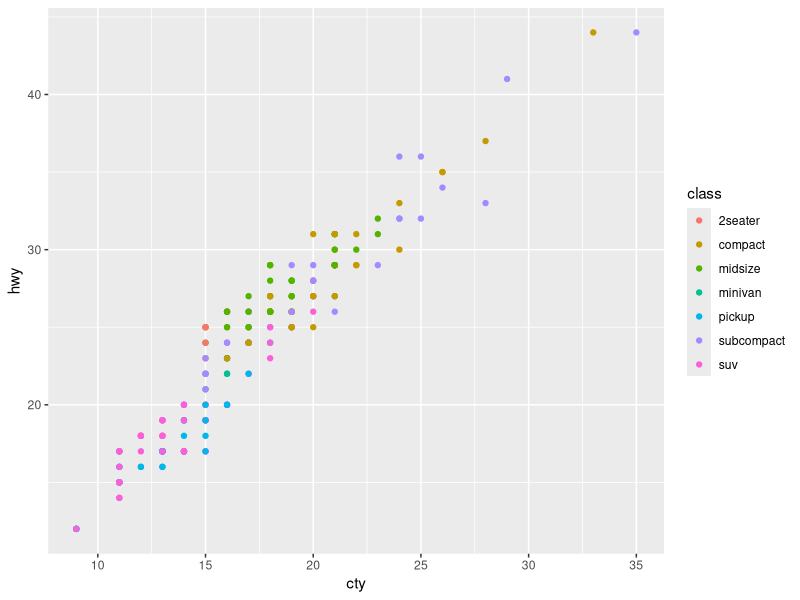
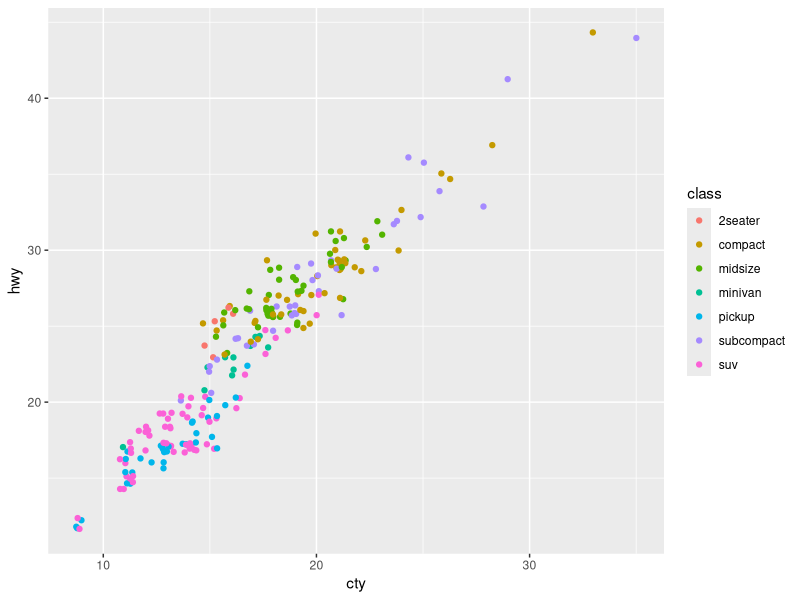
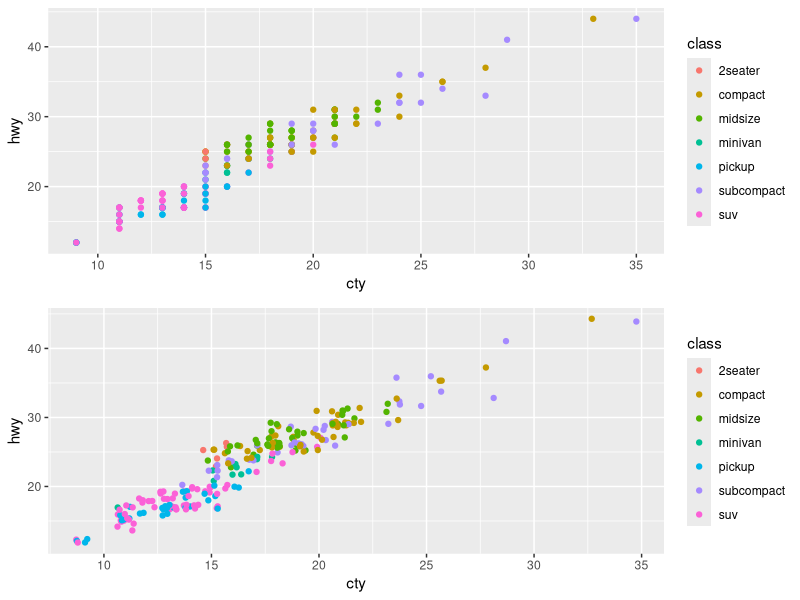
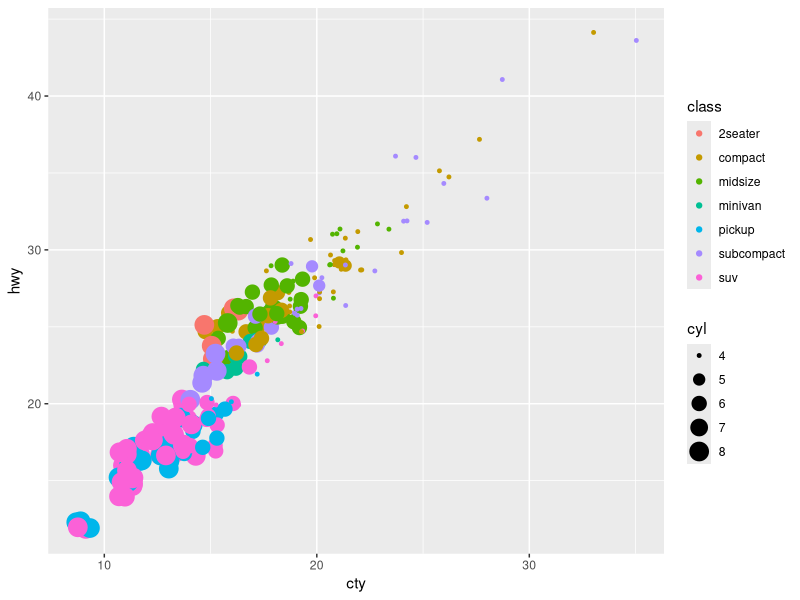
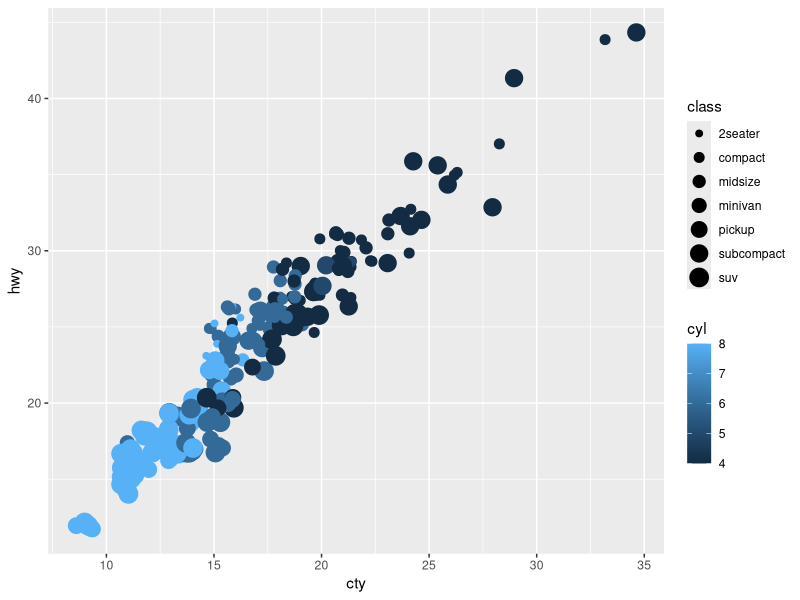
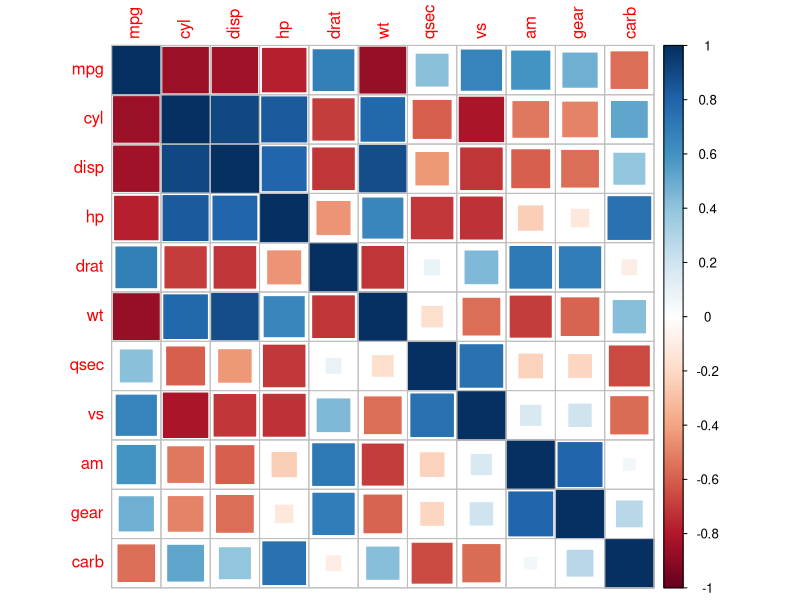

Reproduce these figures in R, in order.
library(ggplot2)
library(dplyr)

#relationship between city mileage and highway mileage

ds=mpg
# scatter plot
s=ggplot(mpg,aes(cty,hwy))+ geom_point(aes(col=class))
s
# jitter plot
j=ggplot(mpg,aes(cty,hwy))+ geom_jitter(aes(col=class))

j

library(gridExtra)

grid.arrange(s,j)

#coloring has to be done on categorical value
ggplot(mpg,aes(cty,hwy))+ geom_jitter(aes(col=class,size=cyl))

#coloring numerical variable or attribute is not advised
ggplot(mpg,aes(cty,hwy))+ geom_jitter(aes(col=cyl,size=class))


m=cor(mtcars)

View(m)

library(corrplot)

corrplot(m,method = "square")


